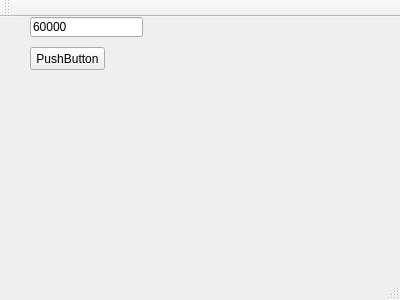
<?xml version="1.0" encoding="UTF-8"?>
<ui version="4.0">
 <class>MainWindow</class>
 <widget class="QMainWindow" name="MainWindow">
  <property name="geometry">
   <rect>
    <x>0</x>
    <y>0</y>
    <width>400</width>
    <height>300</height>
   </rect>
  </property>
  <property name="windowTitle">
   <string>MainWindow</string>
  </property>
  <widget class="QWidget" name="centralWidget">
   <widget class="QPushButton" name="pushButton_listen">
    <property name="geometry">
     <rect>
      <x>30</x>
      <y>30</y>
      <width>75</width>
      <height>23</height>
     </rect>
    </property>
    <property name="text">
     <string>PushButton</string>
    </property>
   </widget>
   <widget class="QLineEdit" name="lineEdit_port">
    <property name="geometry">
     <rect>
      <x>30</x>
      <y>0</y>
      <width>113</width>
      <height>20</height>
     </rect>
    </property>
    <property name="text">
     <string>60000</string>
    </property>
   </widget>
  </widget>
  <widget class="QMenuBar" name="menuBar">
   <property name="geometry">
    <rect>
     <x>0</x>
     <y>0</y>
     <width>400</width>
     <height>23</height>
    </rect>
   </property>
  </widget>
  <widget class="QToolBar" name="mainToolBar">
   <attribute name="toolBarArea">
    <enum>TopToolBarArea</enum>
   </attribute>
   <attribute name="toolBarBreak">
    <bool>false</bool>
   </attribute>
  </widget>
  <widget class="QStatusBar" name="statusBar"/>
 </widget>
 <layoutdefault spacing="6" margin="11"/>
 <resources/>
 <connections/>
</ui>
